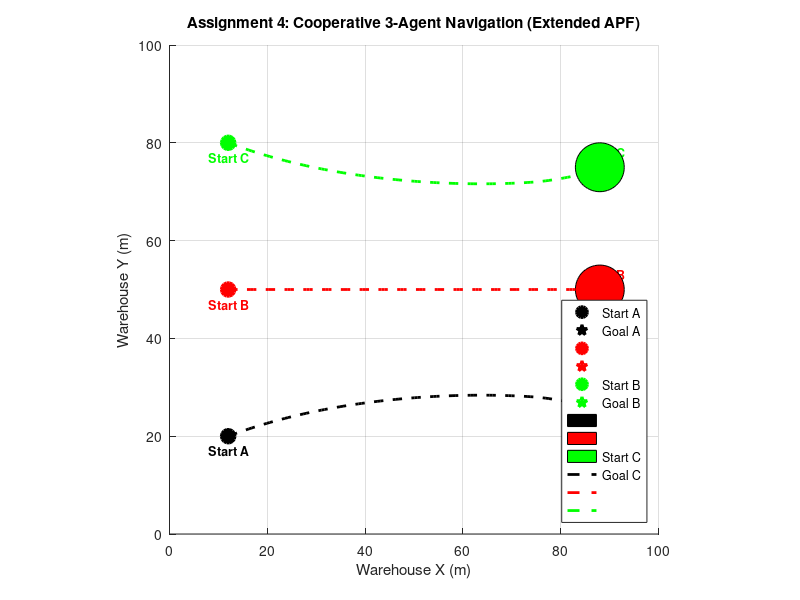

MATLAB code to generate this figure:
function assignment4_cooperative_three_agents
    % CS359: Artificial Intelligence for Robotics - Lab Assignment 11
    % Assignment 4: Cooperative Navigation of Three Agents
    % Real-world application: Cooperative warehouse robots and team navigation
    %
    % Problem Statement: Simulate three agents using an extended APF model that
    % combines goal attraction, inter-agent attraction, and collision-avoidance repulsion.

    global radius;
    clear M; close all;
    maxSimTime = 1000;
    radius = 5;
    d_pref = 22.0;
    d_safe = 12.0;

    figure('Name', 'Assignment 4: Cooperative Navigation of Three Agents', 'NumberTitle', 'off');
    axis([0 100 0 100]);
    axis equal;
    grid on;
    hold on;
    xlabel('Warehouse X (m)');
    ylabel('Warehouse Y (m)');
    title('Assignment 4: Cooperative 3-Agent Navigation (Extended APF)');

    % Initial Positions and Individual Goal Destinations
    starts = [12, 20; 12, 50; 12, 80];
    goals  = [88, 25; 88, 50; 88, 75];

    k_att = 1.2;
    k_col_rep = 180.0;
    k_team_att = 0.08;
    k_team_rep = 0.15;
    v_max = 1.6;
    dt = 0.4;
    goal_thresh = 1.2;

    colors = {'k', 'r', 'g'};
    names = {'A', 'B', 'C'};

    for i = 1:3
        plot(starts(i, 1), starts(i, 2), 'o', 'Color', colors{i}, 'MarkerSize', 10, 'LineWidth', 2, 'MarkerFaceColor', colors{i});
        plot(goals(i, 1), goals(i, 2), 'p', 'Color', colors{i}, 'MarkerSize', 14, 'LineWidth', 2, 'MarkerFaceColor', colors{i});
        text(starts(i, 1)-4, starts(i, 2)-3, ['Start ' names{i}], 'FontSize', 9, 'FontWeight', 'bold', 'Color', colors{i});
        text(goals(i, 1)-3, goals(i, 2)+3, ['Goal ' names{i}], 'FontSize', 9, 'FontWeight', 'bold', 'Color', colors{i});
    end

    positions = starts;
    trajectories = cell(3, 1);
    for i = 1:3
        trajectories{i} = positions(i, :);
    end

    for t = 1:maxSimTime
        all_finished = 1;
        new_positions = positions;

        for i = 1:3
            distGoal = norm(goals(i, :) - positions(i, :));
            if distGoal <= goal_thresh
                new_positions(i, :) = goals(i, :);
                continue;
            end
            all_finished = 0;

            % 1. Goal attraction force
            if distGoal > 10.0
                F_goal = k_att * 10.0 * ((goals(i, :) - positions(i, :)) / distGoal);
            else
                F_goal = k_att * (goals(i, :) - positions(i, :));
            end

            % 2. Inter-agent interaction forces (collision repulsion + preferred spacing)
            F_inter = [0, 0];
            for j = 1:3
                if i == j, continue; end
                diff_ij = positions(i, :) - positions(j, :);
                d_ij = norm(diff_ij);
                if d_ij < 1e-4
                    diff_ij = [0.1, 0.1];
                    d_ij = norm(diff_ij);
                end
                u_ij = diff_ij / d_ij;

                % Collision avoidance
                clearance = d_ij - 2 * radius;
                if clearance < (d_safe - 2 * radius)
                    eff_clear = max(0.4, clearance);
                    rep_mag = k_col_rep * (1.0/eff_clear - 1.0/(d_safe - 2*radius)) * (1.0 / (eff_clear^2));
                    F_inter = F_inter + rep_mag * u_ij;
                end

                % Coordination / Preferred distance
                if d_ij > d_pref
                    f_coord = k_team_att * (d_ij - d_pref) * (-u_ij);
                else
                    f_coord = k_team_rep * (d_pref - d_ij) * u_ij;
                end
                F_inter = F_inter + f_coord;
            end

            w_coord = min(1.0, distGoal / 15.0);
            F_total = F_goal + w_coord * F_inter;

            f_norm = norm(F_total);
            if f_norm > 1e-6
                speed = min(v_max, f_norm);
                vel = speed * (F_total / f_norm);
            else
                vel = [0, 0];
            end

            new_positions(i, :) = positions(i, :) + vel * dt;
        end

        positions = new_positions;
        for i = 1:3
            trajectories{i} = [trajectories{i}; positions(i, :)];
        end

        % Draw footprints
        handles = zeros(3, 1);
        for i = 1:3
            handles(i) = rectangle('Position', [positions(i, 1)-radius, positions(i, 2)-radius, 2*radius, 2*radius], ...
                                   'Curvature', [1 1], 'FaceColor', colors{i}, 'EdgeColor', 'k');
        end
        drawnow;

        if all_finished == 1
            fprintf('[Assignment 4] All three agents reached their goals at step %d!\n', t);
            break;
        end

        for i = 1:3
            delete(handles(i));
        end
    end

    % Draw path traces
    for i = 1:3
        plot(trajectories{i}(:, 1), trajectories{i}(:, 2), '--', 'Color', colors{i}, 'LineWidth', 2);
    end
    legend('Start A', 'Goal A', '', '', 'Start B', 'Goal B', '', '', 'Start C', 'Goal C', '', '', ...
           'Robot A Final', 'Robot B Final', 'Robot C Final', 'Path A', 'Path B', 'Path C', 'Location', 'southeast');
    hold off;
end
